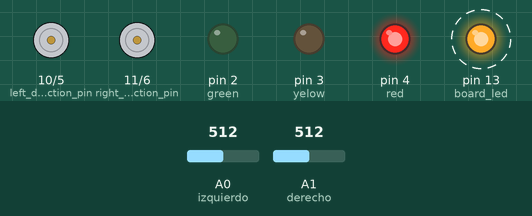
A sketch run on a simulated Arduino Uno, built with avr-gcc and run on an emulated ATmega328P. Shown: direction and speed pins drawn as motors (green arrow = direction pin HIGH = forward, orange = LOW = backward, longer = more drive), output pins drawn as LEDs (lit = HIGH). Dashed ring = blinking. Inputs (shaded band) come from the test bench; at power-on: A0 (izquierdo) = 512, A1 (derecho) = 512.

Above: at 0.8 s.
1.3 s: A0 (izquierdo) set to 760
At 1.76 s:
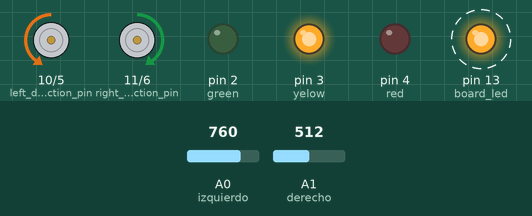
4.3 s: A1 (derecho) set to 760
At 4.72 s:
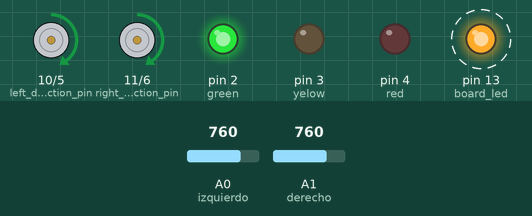
7.3 s: A0 (izquierdo) set to 740
At 7.68 s:
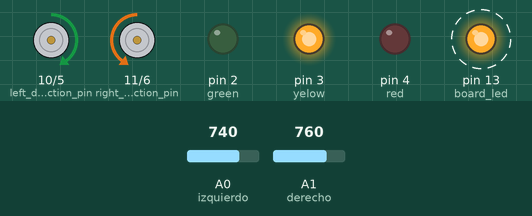
10.3 s: A1 (derecho) set to 740
At 10.97 s:
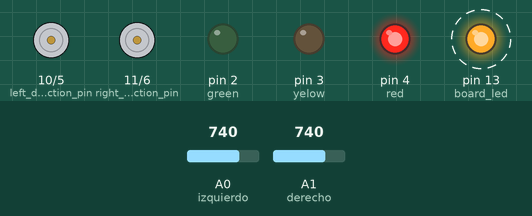
13.3 s: A1 (derecho) set to 900
At 13.92 s:
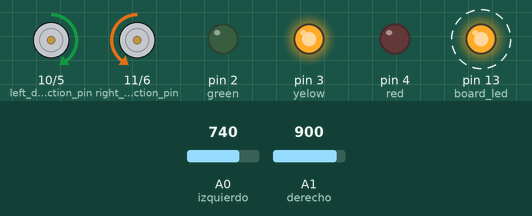
16.3 s: A1 (derecho) set to 716
At 16.55 s:
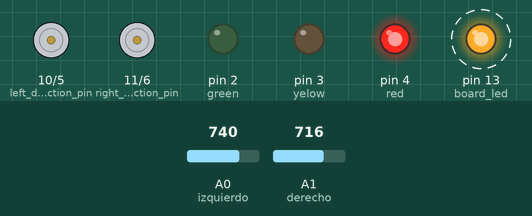
Timing chart, 0 to 66.8 s (numbered marks = the images above; inputs shaded):
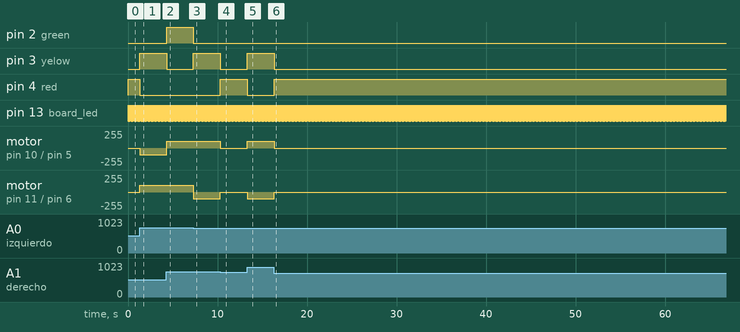

Measured:
- after the input at 1.3 s, pin 3 (yelow): LOW → HIGH at once; pin 4 (red): HIGH → LOW at once; motor on pin 10 (left_direction_pin) / pin 5 (left_speed_pin): stopped → backward 100/255 at once; motor on pin 11 (right_direction_pin) / pin 6 (right_speed_pin): stopped → forward 100/255 at once
- after the input at 4.3 s, pin 2 (green): LOW → HIGH after 0.05 s; pin 3 (yelow): HIGH → LOW after 0.05 s; motor on pin 10 (left_direction_pin) / pin 5 (left_speed_pin): backward 100/255 → forward 100/255 after 0.05 s
- after the input at 7.3 s, pin 2 (green): HIGH → LOW at once; pin 3 (yelow): LOW → HIGH at once; motor on pin 11 (right_direction_pin) / pin 6 (right_speed_pin): forward 100/255 → backward 100/255 at once
- after the input at 10.3 s, pin 3 (yelow): HIGH → LOW at once; pin 4 (red): LOW → HIGH at once; motor on pin 10 (left_direction_pin) / pin 5 (left_speed_pin): forward 100/255 → stopped at once; motor on pin 11 (right_direction_pin) / pin 6 (right_speed_pin): backward 100/255 → stopped at once
- after the input at 13.3 s, pin 3 (yelow): LOW → HIGH at once; pin 4 (red): HIGH → LOW at once; motor on pin 10 (left_direction_pin) / pin 5 (left_speed_pin): stopped → forward 100/255 at once; motor on pin 11 (right_direction_pin) / pin 6 (right_speed_pin): stopped → backward 100/255 at once
- after the input at 16.3 s, pin 3 (yelow): HIGH → LOW after 0.06 s; pin 4 (red): LOW → HIGH after 0.06 s; motor on pin 10 (left_direction_pin) / pin 5 (left_speed_pin): forward 100/255 → stopped after 0.06 s; motor on pin 11 (right_direction_pin) / pin 6 (right_speed_pin): backward 100/255 → stopped after 0.06 s
- by itself, pin 13 (board_led): alternates HIGH for 0.02 s and LOW for 0.02 s

The sketch:

seguidor_de_luz.ino
```cpp
// (licence header left out)
#define board_led            13
#define left_speed_pin        5
#define right_speed_pin       6
#define left_direction_pin   10
#define right_direction_pin  11
#define MOTOR_LEFT           "L"
#define MOTOR_RIGHT          "R"
#define MOTOR_DIRECTION_FORWARD  1
#define MOTOR_DIRECTION_BACKWARDS 0
#define green 2
#define yelow 3
#define red 4
#define izquierdo A0
#define derecho A1

// the setup function runs once when you press reset or power the board
void setup() {
  // initialize digital pin 13 as an output.
  pinMode(board_led, OUTPUT);
  pinMode(left_speed_pin, OUTPUT);
  pinMode(right_speed_pin, OUTPUT);
  pinMode(left_direction_pin, OUTPUT);
  pinMode(right_direction_pin, OUTPUT);
  pinMode(green, OUTPUT);
  pinMode(yelow, OUTPUT);
  pinMode(red, OUTPUT);
  pinMode(izquierdo, INPUT);
  pinMode(derecho, INPUT);

 }

// the loop function runs over and over again forever
void loop() {
  int IZQUIERDO = analogRead(izquierdo);
  int DERECHO = analogRead(derecho);

  if ((IZQUIERDO > 750) and (DERECHO < 750)){
  digitalWrite(yelow, HIGH);
  rotateLeft();
  doBlink(2, 15);
  digitalWrite(yelow, LOW);
  }

  if ((IZQUIERDO < 750) and (DERECHO > 750)){
  digitalWrite(yelow, HIGH);
  rotateRight();
  doBlink(2, 15);
  digitalWrite(yelow, LOW);
  }


  if ((IZQUIERDO > 750) and (DERECHO > 750)){
  digitalWrite(green, HIGH);
  moveForward();
  doBlink(2, 15);
  digitalWrite(green, LOW)  ;
  }


  if ((IZQUIERDO < 750) and (DERECHO < 750)){
  digitalWrite(red, HIGH);
  stopMotors();
  doBlink(2, 15);
  digitalWrite(red, LOW);
  }
}

/*
 * motor: "L" for left and "R" for Right
 * direction: 1 for Forward, 0 for Backwards
 * speed: percentage 0-100 for speed of the motor
 */

void setMotor(String motor, int motorDirection, int motorSpeed){
  if(motor==MOTOR_RIGHT){
    digitalWrite(right_direction_pin, motorDirection);
    analogWrite(right_speed_pin, motorSpeed);
  }

  if(motor==MOTOR_LEFT){
    digitalWrite(left_direction_pin, motorDirection);
    analogWrite(left_speed_pin, motorSpeed);
  }
}

void moveForward(){
  setMotor(MOTOR_LEFT, MOTOR_DIRECTION_FORWARD, 100);
  setMotor(MOTOR_RIGHT, MOTOR_DIRECTION_FORWARD, 100);
}

void moveBackwards(){
  setMotor(MOTOR_LEFT, MOTOR_DIRECTION_BACKWARDS, 100);
  setMotor(MOTOR_RIGHT, MOTOR_DIRECTION_BACKWARDS, 100);
}

void rotateRight(){
  setMotor(MOTOR_LEFT,  MOTOR_DIRECTION_FORWARD, 100);
  setMotor(MOTOR_RIGHT, MOTOR_DIRECTION_BACKWARDS, 100);
}
void rotateLeft(){
  setMotor(MOTOR_LEFT,  MOTOR_DIRECTION_BACKWARDS, 100);
  setMotor(MOTOR_RIGHT, MOTOR_DIRECTION_FORWARD, 100);
}

void stopMotors(){
  setMotor(MOTOR_LEFT, MOTOR_DIRECTION_FORWARD, 0);
  setMotor(MOTOR_RIGHT, MOTOR_DIRECTION_FORWARD, 0);
}

//USE THIS AS HUMANCOMMUNICATION MECHANISM
void doBlink(int times, int delayTime){
  for(int i=0; i<times; i++){
    digitalWrite(board_led, HIGH);   // turn the LED on (HIGH is the voltage level)
    delay(delayTime);              // wait for a second
    digitalWrite(board_led, LOW);    // turn the LED off by making the voltage LOW
    delay(delayTime);              // wait for a second
  }
}
```
